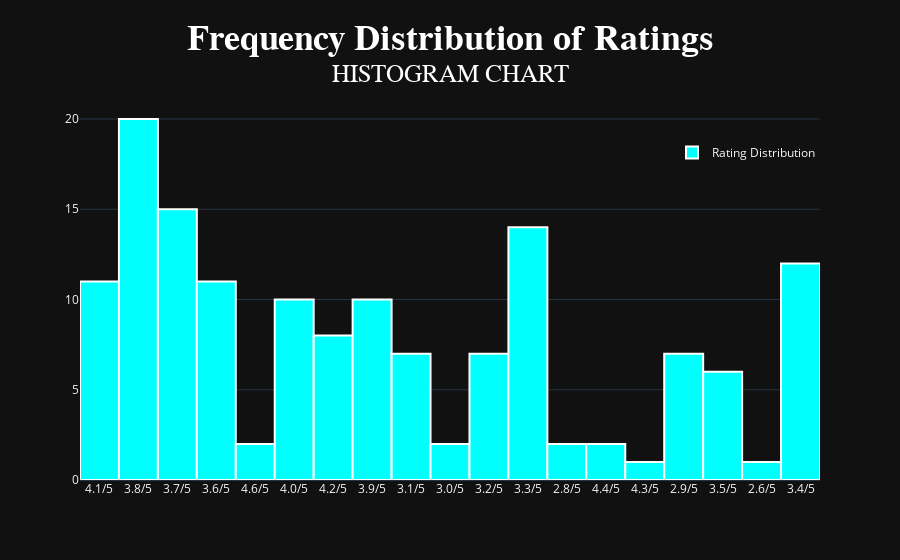

The notebook cell this image was saved under:
### Code cell
trace = go.Histogram(
    x = df['rate'],
    marker = dict(color = 'cyan', line = dict(color = 'white', width = 2)),
    nbinsx = 19,
    showlegend = True,
    name = 'Rating Distribution',
    hovertemplate = '%{y}<extra></extra>'
)
layout = go.Layout(
    title = dict(text = '<b>Frequency Distribution of Ratings</b><br><sup>HISTOGRAM CHART</sup>', 
                 font = dict(size = 36, color = 'white', family = 'Arial'), x = 0.5),
    template = 'plotly_dark',
    hovermode = 'x unified',
    legend = dict(x = 0.8, y = 0.9),
    bargap = 0
)
fig= go.Figure(trace, layout)
fig.show()

### Figure 1 — Plotly figure (JSON) as saved in the notebook; plotly's stock layout.template omitted (floating-point values rounded to 4 significant figures; data arrays with more than 128 entries replaced by an {"elided": "..."} marker saying what was removed)
{"data": [{"hovertemplate": "%{y}<extra></extra>", "marker": {"color": "cyan", "line": {"color": "white", "width": 2}}, "name": "Rating Distribution", "nbinsx": 19, "showlegend": true, "type": "histogram", "x": {"elided": "148 str values"}}], "layout": {"bargap": 0, "hovermode": "x unified", "legend": {"x": 0.8, "y": 0.9}, "title": {"font": {"color": "white", "family": "Arial", "size": 36}, "text": "<b>Frequency Distribution of Ratings</b><br><sup>HISTOGRAM CHART</sup>", "x": 0.5}}}
